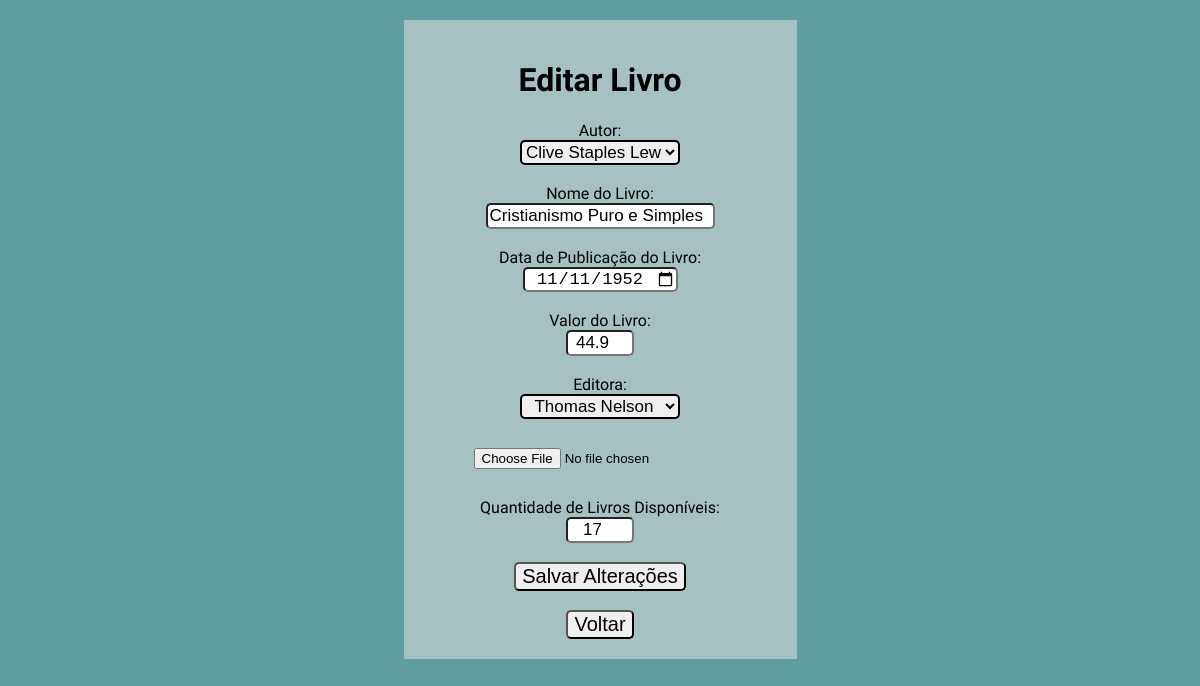
Screenshot of /php/editarLivro.php?id=17 (signed in) with the database file from the repository.
### tables this page shows
CREATE TABLE `tb_livros` (
  `pk_id_livro` int(11) NOT NULL,
  `nome_livro` varchar(255) NOT NULL,
  `data_publicacao_livro` date NOT NULL,
  `valor_livro` double NOT NULL,
  `img_livro` varchar(255) NOT NULL,
  `unidades` int(11) NOT NULL,
  `fk_id_autor` int(11) NOT NULL,
  `fk_id_editora` int(11) NOT NULL
);

### php/classes/Autor.php (called while the page is built, shortened)
<?php
class Autor{
    private $conn;
    private $table_name = "tb_autores";
    public function __construct($db)
    {
        $this->conn = $db;
    }
    public function lerTodos(){
        $query = "SELECT * FROM " . $this->table_name;
        $stmt = $this->conn->prepare($query);
        $stmt->execute();
        return $stmt->fetchAll(PDO::FETCH_ASSOC);
    }
}

### php/classes/Livro.php (called while the page is built, shortened)
<?php
class Livro
{
    private $conn;
    private $table_name = "tb_livros";
    public function __construct($db)
    {
        $this->conn = $db;
    }
    public function lerPorId($pkIdLivro)
    {
        $query = "SELECT * FROM " . $this->table_name . " WHERE pk_id_livro = ?";
        $stmt = $this->conn->prepare($query);
        $stmt->execute([$pkIdLivro]);
        return $stmt->fetch(PDO::FETCH_ASSOC);
    }
}

### php/classes/Editora.php (called while the page is built, shortened)
<?php
class Editora{
    private $conn;
    private $table_name = "tb_editoras";
    public function __construct($db)
    {
        $this->conn = $db;
    }
    public function lerTodos(){
        $query = "SELECT * FROM " . $this->table_name;
        $stmt = $this->conn->prepare($query);
        $stmt->execute();
        return $stmt->fetchAll(PDO::FETCH_ASSOC);
    }
}

### php/editarLivro.php (the view, shortened to what this page needs)
<?php
include_once './config/config.php';
include_once './classes/Livro.php';
include_once './classes/Autor.php';
include_once './classes/Editora.php';
$livro = new Livro($db);
$autor = new Autor($db);
$listaAutor = $autor->lerTodos();
$editora = new Editora($db);
$listaEditora = $editora->lerTodos();
if (isset($_GET['id'])) {
    $idLivro = $_GET['id'];
    $row = $livro->lerPorId($idLivro);
}
?>
<!DOCTYPE html>
<html lang="pt-br">
<head>
    <link rel="stylesheet" href="../styles/style.css">
</head>
<body id="telaEditLivro">
    <div id="formEditLivro">
        <h1>Editar Livro</h1>
        <form method="POST" enctype="multipart/form-data">
            <label for="idAutor">Autor:</label><br>
            <select name="idAutor" class="selectsLivro" require>
                <?php foreach ($listaAutor as $listaAutores): ?>
                    <option value="<?php echo $listaAutores['pk_id_autor']; ?>">
                        <?php echo $listaAutores['nome_autor']?>
                    </option>
                <?php endforeach; ?>
            </select>
            <br><br>
            <label for="nome_livro">Nome do Livro:</label><br>
            <input type="text" name="nome_livro" class="inputNormal" value="<?php echo $row['nome_livro']; ?> "><br><br>
            <label for="data_publicacao_livro">Data de Publicação do Livro:</label><br>
            <input type="date" name="data_publicacao_livro" class="inputNormal" value="<?php echo $row['data_publicacao_livro'] ?>"><br><br>
            <label for="valor_livro">Valor do Livro:</label><br>
            <input type="number" name="valor_livro" class="inputsNumber" step="0.01" value="<?php echo $row['valor_livro'] ?>"><br><br>
            <label for="editora">Editora:</label><br>
            <select name="editora" class="selectsLivro" require>
                <?php foreach ($listaEditora as $listaEditoras): ?>
                    <option value="<?php echo $listaEditoras['pk_id_editora']; ?>">
                        <?php echo $listaEditoras['nome_editora']?>
                    </option>
                <?php endforeach; ?>
            </select>
            <br><br>
            <input type="file" class="inputSelectImg" name="imgLivro" accept=".jpg, .png, .jpeg" value="<?php echo $row['img_livro']?>"><br><br>
            <label for="quantLivro">Quantidade de Livros Disponíveis:</label><br>
            <input name="quantLivro" type="number" class="inputsNumber" step="1" value="<?php echo $row['unidades'] ?>"><br><br>
            <input type="submit" class="btnSalvar" value="Salvar Alterações"><br>
        </form><br>
        <button class="btnNormal" onclick="location.href='listaLivros.php'">Voltar</button>
    </div>
</body>
</html>

### styles/style.css (style rules this page uses)
@media (min-width: 601px) { .btnNormal { font-size: 20px; border-radius: 5px; } }
@media (min-width: 601px) { .btnSalvar { font-size: 20px; border-radius: 5px; } }
@media (min-width: 601px) { .inputNormal { font-size: 17px; text-align: center; border-radius: 5px; } }
@media (min-width: 601px) { .inputsNumber { width: 60px; font-size: 17px; border-radius: 5px; text-align: center; } }
@media (min-width: 601px) { .inputSelectImg { display: inline-block; padding: 10px 20px; text-align: center; border-radius: 5px; } }
@media (min-width: 601px) { #telaEditLivro { display: flex; margin: 0; background-color: cadetblue; align-items: center; justify-content: center; text-align: center; font-family: "Gotu", sans-serif; font-weight: 400; font-style: normal; width: 100%; height: 100%; } }

### rows the page displays
tb_livros: nome_livro "Cristianismo Puro e Simples", data_publicacao_livro "11/11/1952", valor_livro "44.9", quantLivro "17"

### other values shown
form field idAutor "Clive Staples Lewis"
form field editora "Thomas Nelson"
